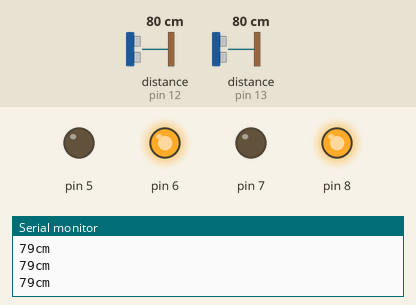
Simulated run of this sketch. Board: Arduino Uno, built with avr-gcc and run on an emulated ATmega328P. On the bench: output pins drawn as LEDs (lit = HIGH), the last lines printed to the serial monitor. Wiring (inferred from the names in the program): 2 × ultrasonic range finder: trigger pin 2, echo pin 12 / trigger pin 3, echo pin 13. Inputs (shaded band) come from the test bench; at power-on: distance to the obstacle (sensors on pin 13, pin 12) 80 cm. The echo pulse lasts 58.3 µs per cm; pins used as bus, display or sensor lines are not drawn.

Above: at 1.2 s.
1.3 s: distance to the obstacle (sensor on pin 13) set to 12 cm
4.3 s: distance to the obstacle (sensor on pin 13) set to 9 cm
At 5.3 s:
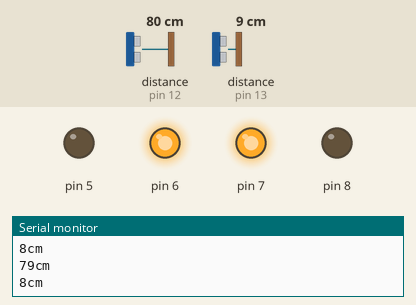
5.8 s: distance to the obstacle (sensor on pin 12) set to 12 cm
7.3 s: distance to the obstacle (sensor on pin 12) set to 9 cm
At 7.9 s:
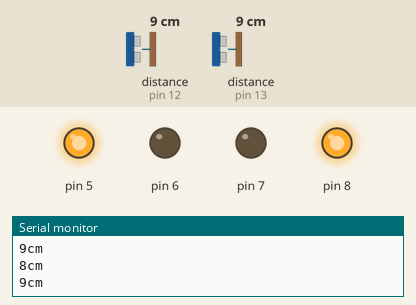
8.8 s: distance to the obstacle (sensor on pin 12) set to 15 cm
10.3 s: distance to the obstacle (sensor on pin 12) set to 18 cm
At 11.4 s:
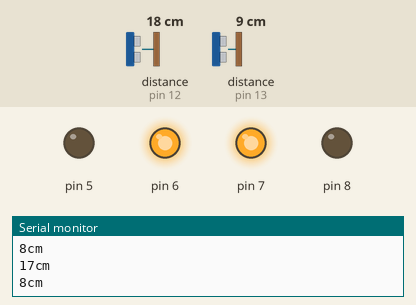
Timing chart, 0 to 12.8 s (numbered marks = the images above; inputs shaded):
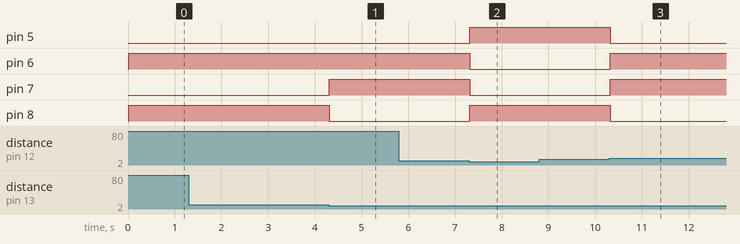

The sketch:

_2_sensor_out_test.ino
```cpp
int trigPin = 2;
int echoPin = 12;
int trigPin2 = 3;
int echoPin2 = 13;
void setup() {
  Serial.begin (9600);
  pinMode(trigPin, OUTPUT);
  pinMode(echoPin, INPUT);
  pinMode(trigPin2, OUTPUT);
  pinMode(echoPin2, INPUT);
  //pinMode(trigPin3, OUTPUT);
    pinMode(5, OUTPUT);
      pinMode(6, OUTPUT);
        pinMode(7, OUTPUT);
          pinMode(8, OUTPUT);

}

void loop() {
  int duration, distance;
  digitalWrite (trigPin, HIGH);
  delayMicroseconds (10);
  digitalWrite (trigPin, LOW);
  duration = pulseIn (echoPin, HIGH);
  distance = (duration/2) / 29.1;

      Serial.print(distance);
      Serial.print("cm");
      Serial.println();

  int duration2, distance2;
    digitalWrite (trigPin2, HIGH);
    delayMicroseconds (10);
    digitalWrite (trigPin2, LOW);
    duration = pulseIn (echoPin2, HIGH);
    distance2 = (duration/2) / 29.1;

      Serial.print(distance2);
      Serial.print("cm");
      Serial.println();


       if(distance>15 && distance2<10)
   {
    digitalWrite(5,LOW);
   digitalWrite(6,HIGH);
   digitalWrite(7,HIGH);
   digitalWrite(8,LOW);
   delay(250);

   }
   else if(distance2>60 && distance>60)
    {
    digitalWrite(5,LOW);
   digitalWrite(6,HIGH);
   digitalWrite(7,LOW);
   digitalWrite(8,HIGH);
   delay(250);

   }
   else if(distance2<10 && distance<10)
    {
    digitalWrite(5,HIGH);
   digitalWrite(6,LOW);
   digitalWrite(7,LOW);
   digitalWrite(8,HIGH);
   delay(250);

   }


  }
```

Measured:
- the behaviour switches between 11 and 10 cm on distance to the obstacle (sensor on pin 13) (found by bisection; images 0 and 1)
- the behaviour switches between 11 and 10 cm on distance to the obstacle (sensor on pin 12) (found by bisection; images 1 and 2)
- the behaviour switches between 16 and 17 cm on distance to the obstacle (sensor on pin 12) (found by bisection; images 2 and 3)
- after the input at 4.3 s, pin 7: LOW → HIGH at once; pin 8: HIGH → LOW at once
- after the input at 7.3 s, pin 5, pin 8: LOW → HIGH at once; pin 6, pin 7: HIGH → LOW at once
- after the input at 10.3 s, pin 5, pin 8: HIGH → LOW at once; pin 6, pin 7: LOW → HIGH at once
